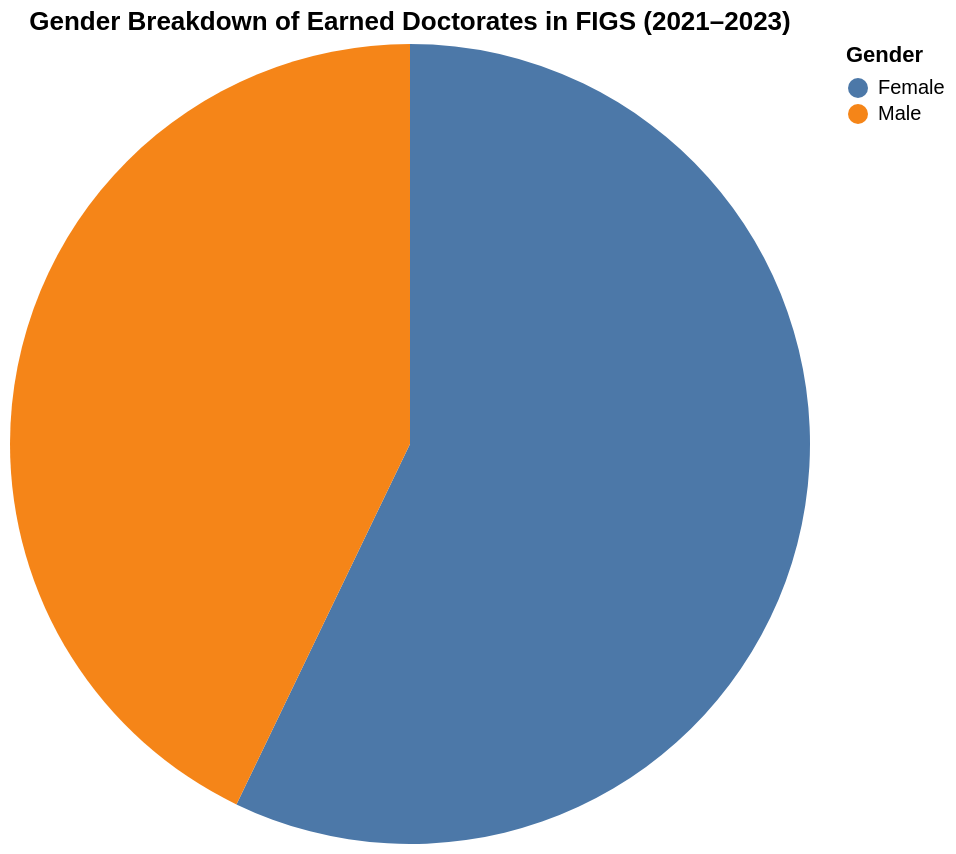

Here is the notebook cell this chart was saved with:
### Markdown cell above
</div>

<div class="text-box">
    
## Earned Doctorates in FIGS by Sex

### Code cell
#| code-fold: true


gender_df = df[df["Major"].isin(majors)]


gender_agg = (
    gender_df.groupby("Sex")["Awards/Degrees Conferred"]
    .sum()
    .reset_index()
)


pie_chart = alt.Chart(gender_agg).mark_arc().encode(
    theta=alt.Theta(field="Awards/Degrees Conferred", type="quantitative"),
    color=alt.Color(field="Sex", type="nominal", legend=alt.Legend(title="Gender")),
    tooltip=["Sex", "Awards/Degrees Conferred"]
).properties(
    title="Gender Breakdown of Earned Doctorates in FIGS (2021–2023)",
    width=400,
    height=400
)

pie_chart

### Figure 1 — Vega-Lite specification as saved in the notebook (floating-point values rounded to 4 significant figures)
{"config": {"view": {"continuousWidth": 300, "continuousHeight": 300}}, "data": {"name": "data-acc3c9931b8e6bd12e6c6a417b54f2a4"}, "mark": {"type": "arc"}, "encoding": {"color": {"field": "Sex", "legend": {"title": "Gender"}, "type": "nominal"}, "theta": {"field": "Awards/Degrees Conferred", "type": "quantitative"}, "tooltip": [{"field": "Sex", "type": "nominal"}, {"field": "Awards/Degrees Conferred", "type": "quantitative"}]}, "height": 400, "title": "Gender Breakdown of Earned Doctorates in FIGS (2021–2023)", "width": 400, "$schema": "https://vega.github.io/schema/vega-lite/v5.14.1.json", "datasets": {"data-acc3c9931b8e6bd12e6c6a417b54f2a4": [{"Sex": "Female", "Awards/Degrees Conferred": 148}, {"Sex": "Male", "Awards/Degrees Conferred": 111}]}}
